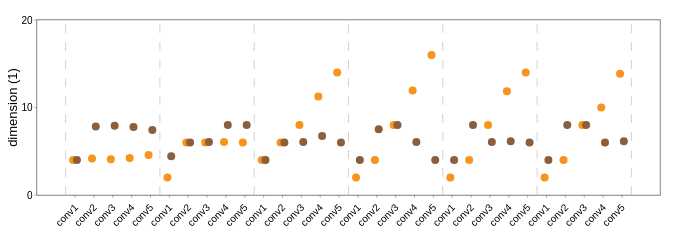

Write notebook code for a chart like this one.
### Code cell
fig = plot_points_w_errorbars(plot_df, sz=8, height=150, width=680, alpha=.6)
for i in range(model_df.shape[0] // 5 + 1):
    fig.add_vline(x=i*5-0.5, line_width=1, line_dash='dash', line_color='rgba(200, 200, 200, 0.8)')
fig.update_layout(yaxis_title='dimension (1)')
fig.update_xaxes(title_standoff=0, tickvals=plot_df['xtick'].unique(), ticktext=[s[-5:] for s in plot_df['name'].unique()], tickangle=-45)
fig.update_yaxes(title_standoff=0, range=[0,20], tickvals=[0,10,20], ticktext=['0','10','20'])
fig.write_image(results_folder / f'more_anns_dim_{n_neurons}avg_{d}dim.pdf', scale=1, engine='kaleido')
fig.show()

### Figure 1 — Plotly figure (JSON) as saved in the notebook; plotly's stock layout.template omitted (floating-point values rounded to 4 significant figures)
{"data": [{"error_x": {"array": [0, 0, 0, 0, 0, 0, 0, 0, 0, 0, 0, 0, 0, 0, 0, 0, 0, 0, 0, 0, 0, 0, 0, 0, 0, 0, 0, 0, 0, 0, 0, 0, 0, 0, 0, 0, 0, 0, 0, 0, 0, 0, 0, 0, 0, 0, 0, 0, 0, 0, 0, 0, 0, 0, 0, 0, 0, 0, 0, 0], "color": "rgba(247, 148, 290.6)", "type": "data", "width": 2}, "error_y": {"array": [0, 0, 0.08401, 0.08401, 0.0608, 0.0608, 0.0928, 0.0928, 0.1342, 0.1342, 0, 0.123, 0, 0, 0, 0.04348, 0.04348, 0.06217, 0, 0, 0, 0, 0, 0, 0, 0.04348, 0.1439, 0.1439, 0, 0, 0, 0, 0, 0.1272, 0, 0, 0.04348, 0.04348, 0, 0, 0, 0, 0, 0, 0, 0.04348, 0.07361, 0.07361, 0, 0, 0, 0, 0, 0, 0, 0, 0, 0, 0.07361, 0.07361], "color": "rgba(247, 148, 290.6)", "type": "data", "width": 2}, "marker": {"color": ["rgba(247, 148, 29, 1)", "rgba(139, 94, 60, 1)", "rgba(247, 148, 29, 1)", "rgba(139, 94, 60, 1)", "rgba(247, 148, 29, 1)", "rgba(139, 94, 60, 1)", "rgba(247, 148, 29, 1)", "rgba(139, 94, 60, 1)", "rgba(247, 148, 29, 1)", "rgba(139, 94, 60, 1)", "rgba(247, 148, 29, 1)", "rgba(139, 94, 60, 1)", "rgba(247, 148, 29, 1)", "rgba(139, 94, 60, 1)", "rgba(247, 148, 29, 1)", "rgba(139, 94, 60, 1)", "rgba(247, 148, 29, 1)", "rgba(139, 94, 60, 1)", "rgba(247, 148, 29, 1)", "rgba(139, 94, 60, 1)", "rgba(247, 148, 29, 1)", "rgba(139, 94, 60, 1)", "rgba(247, 148, 29, 1)", "rgba(139, 94, 60, 1)", "rgba(247, 148, 29, 1)", "rgba(139, 94, 60, 1)", "rgba(247, 148, 29, 1)", "rgba(139, 94, 60, 1)", "rgba(247, 148, 29, 1)", "rgba(139, 94, 60, 1)", "rgba(247, 148, 29, 1)", "rgba(139, 94, 60, 1)", "rgba(247, 148, 29, 1)", "rgba(139, 94, 60, 1)", "rgba(247, 148, 29, 1)", "rgba(139, 94, 60, 1)", "rgba(247, 148, 29, 1)", "rgba(139, 94, 60, 1)", "rgba(247, 148, 29, 1)", "rgba(139, 94, 60, 1)", "rgba(247, 148, 29, 1)", "rgba(139, 94, 60, 1)", "rgba(247, 148, 29, 1)", "rgba(139, 94, 60, 1)", "rgba(247, 148, 29, 1)", "rgba(139, 94, 60, 1)", "rgba(247, 148, 29, 1)", "rgba(139, 94, 60, 1)", "rgba(247, 148, 29, 1)", "rgba(139, 94, 60, 1)", "rgba(247, 148, 29, 1)", "rgba(139, 94, 60, 1)", "rgba(247, 148, 29, 1)", "rgba(139, 94, 60, 1)", "rgba(247, 148, 29, 1)", "rgba(139, 94, 60, 1)", "rgba(247, 148, 29, 1)", "rgba(139, 94, 60, 1)", "rgba(247, 148, 29, 1)", "rgba(139, 94, 60, 1)"], "size": 8, "symbol": "circle"}, "mode": "markers", "showlegend": false, "type": "scatter", "x": [-0.1, 0.1, 0.9, 1.1, 1.9, 2.1, 2.9, 3.1, 3.9, 4.1, 4.9, 5.1, 5.9, 6.1, 6.9, 7.1, 7.9, 8.1, 8.9, 9.1, 9.9, 10.1, 10.9, 11.1, 11.9, 12.1, 12.9, 13.1, 13.9, 14.1, 14.9, 15.1, 15.9, 16.1, 16.9, 17.1, 17.9, 18.1, 18.9, 19.1, 19.9, 20.1, 20.9, 21.1, 21.9, 22.1, 22.9, 23.1, 23.9, 24.1, 24.9, 25.1, 25.9, 26.1, 26.9, 27.1, 27.9, 28.1, 28.9, 29.1], "y": [4, 4, 4.174, 7.826, 4.087, 7.913, 4.217, 7.783, 4.565, 7.435, 2, 4.435, 6, 6, 6, 6.043, 6.043, 8, 6, 8, 4, 4, 6, 6, 8, 6.043, 11.26, 6.739, 14, 6, 2, 4, 4, 7.522, 8, 8, 11.96, 6.043, 16, 4, 2, 4, 4, 8, 8, 6.043, 11.87, 6.13, 14, 6, 2, 4, 4, 8, 8, 8, 10, 6, 13.87, 6.13]}], "layout": {"autosize": false, "font": {"color": "black", "family": "arial", "size": 11}, "height": 150, "margin": {"b": 20, "l": 20, "pad": 0, "r": 20, "t": 20}, "paper_bgcolor": "rgba(255,255,255,255)", "plot_bgcolor": "rgba(255,255,255,0)", "shapes": [{"line": {"color": "rgba(200, 200, 200, 0.8)", "dash": "dash", "width": 1}, "type": "line", "x0": -0.5, "x1": -0.5, "xref": "x", "y0": 0, "y1": 1, "yref": "y domain"}, {"line": {"color": "rgba(200, 200, 200, 0.8)", "dash": "dash", "width": 1}, "type": "line", "x0": 4.5, "x1": 4.5, "xref": "x", "y0": 0, "y1": 1, "yref": "y domain"}, {"line": {"color": "rgba(200, 200, 200, 0.8)", "dash": "dash", "width": 1}, "type": "line", "x0": 9.5, "x1": 9.5, "xref": "x", "y0": 0, "y1": 1, "yref": "y domain"}, {"line": {"color": "rgba(200, 200, 200, 0.8)", "dash": "dash", "width": 1}, "type": "line", "x0": 14.5, "x1": 14.5, "xref": "x", "y0": 0, "y1": 1, "yref": "y domain"}, {"line": {"color": "rgba(200, 200, 200, 0.8)", "dash": "dash", "width": 1}, "type": "line", "x0": 19.5, "x1": 19.5, "xref": "x", "y0": 0, "y1": 1, "yref": "y domain"}, {"line": {"color": "rgba(200, 200, 200, 0.8)", "dash": "dash", "width": 1}, "type": "line", "x0": 24.5, "x1": 24.5, "xref": "x", "y0": 0, "y1": 1, "yref": "y domain"}, {"line": {"color": "rgba(200, 200, 200, 0.8)", "dash": "dash", "width": 1}, "type": "line", "x0": 29.5, "x1": 29.5, "xref": "x", "y0": 0, "y1": 1, "yref": "y domain"}], "width": 680, "xaxis": {"linecolor": "black", "linewidth": 0.5, "mirror": true, "showgrid": false, "showline": true, "showticklabels": true, "tickangle": -45, "tickfont": {"color": "black", "family": "arial", "size": 10}, "ticklen": 2, "ticks": "outside", "ticktext": ["conv1", "conv2", "conv3", "conv4", "conv5", "conv1", "conv2", "conv3", "conv4", "conv5", "conv1", "conv2", "conv3", "conv4", "conv5", "conv1", "conv2", "conv3", "conv4", "conv5", "conv1", "conv2", "conv3", "conv4", "conv5", "conv1", "conv2", "conv3", "conv4", "conv5"], "tickvals": [0, 1, 2, 3, 4, 5, 6, 7, 8, 9, 10, 11, 12, 13, 14, 15, 16, 17, 18, 19, 20, 21, 22, 23, 24, 25, 26, 27, 28, 29], "tickwidth": 0.5, "title": {"standoff": 0}}, "yaxis": {"linecolor": "black", "linewidth": 0.5, "mirror": true, "range": [0, 20], "showgrid": false, "showline": true, "showticklabels": true, "tickfont": {"color": "black", "family": "arial", "size": 10}, "ticklen": 2, "ticks": "outside", "ticktext": ["0", "10", "20"], "tickvals": [0, 10, 20], "tickwidth": 0.5, "title": {"standoff": 0, "text": "dimension (1)"}}}}
